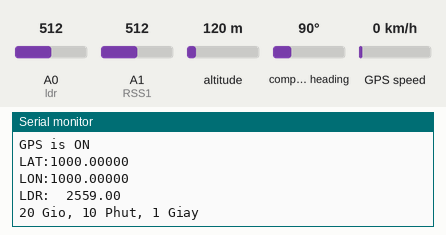
Recording of a sketch running on a simulated Arduino Uno, built for the host (arithmetic inside an expression is 32-bit, double 64-bit). On the bench: the last lines printed to the serial monitor. The inputs (shaded band) are chosen by the test bench; at power-on: A0 (ldr) = 512, A1 (RSS1) = 512, altitude 120 m, compass heading 90°, GPS speed 0 km/h. The local clock reads 2024-03-15 10:24:30 at power-on unless the sketch sets it; random numbers use the default seed unless the sketch sets one; the GPS gets a fix after 3 s at 37.7749, -122.4194 with 8 satellites.

Above: at 1.2 s.
1.3 s: A0 (ldr) set to 306
At 2.9 s:
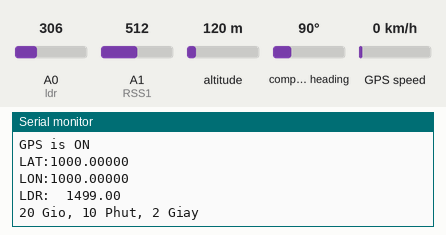
4.6 s: A0 (ldr) set to 40
At 5.5 s:
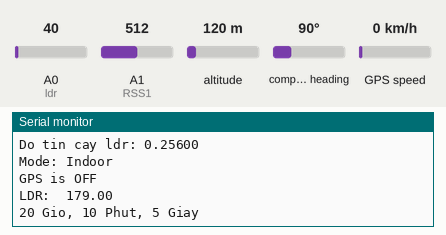
Timing chart, 0 to 7.6 s (numbered marks = the images above; inputs shaded):
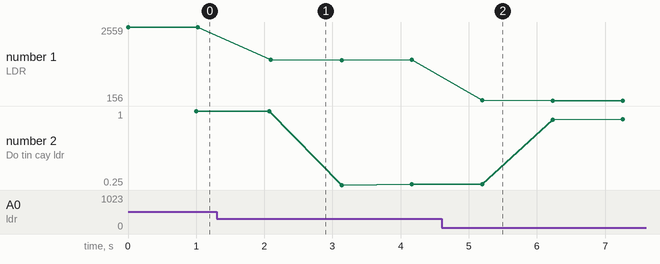

Measured:
- after the input at 1.3 s, the serial monitor: prints a new line after 0.79 s (image 1)
- after the input at 4.6 s, the serial monitor: prints a new line after 0.60 s (image 2)
- plotted number 1: 2559 → 1488 after the input at 1.3 s, 1488 → 190 after the input at 4.6 s
- plotted number 2: 1 → 0.26 after the input at 1.3 s, 0.26 → 0.91 after the input at 4.6 s

The sketch:

ldr_test.ino
```cpp
#include <LiquidCrystal.h>
#include <Wire.h>
#include <LiquidCrystal_I2C.h>
#include <TinyGPS.h>
#include <DS3231.h>
DS3231 rtc(SDA, SCL);
Time t;
TinyGPS gps;
int ldr = A0;//chân analog kết nối LDR
int RSS1 = A1; // cuong do tin hieu nhan duoc cua cot song 1
int RSS2 = A2; // cuong do tin hieu nhan duoc cua cot song 2
int RSS3 = A3; // cuong do tin hieu nhan duoc cua cot song 3

void setup()
{
  Serial.begin(9600);

  rtc.begin();
  rtc.setDOW(TUESDAY);     // Set Day-of-Week to SUNDAY
  rtc.setTime(20, 10, 0);     // Set the time to 12:00:00 (24hr format)
  rtc.setDate(14, 12, 2021);

  pinMode(ldr, INPUT);
  pinMode(RSS1, INPUT);
  pinMode(RSS2, INPUT);
  pinMode(RSS3, INPUT);
}

void loop()
{
  bool availabled = false;
  bool newData = false;
  bool kq_ldr, kq_rss;
  unsigned long chars;
  unsigned short sentences, failed;
  float cl;
  unsigned short  RSSValue1, RSSValue_temp1;
  unsigned short  RSSValue2, RSSValue_temp2;
  unsigned short  RSSValue3, RSSValue_temp3;
  signed int i, different1,different2,different3;
  float cc,cc1,cc2,sl_indoor, sl_outdoor;


  float ldrValue = 5 * analogRead(ldr)-random(1,50);
  Serial.print("LDR:  ");Serial.println(ldrValue);

  t = rtc.getTime();
  Serial.print(t.hour);
  Serial.print(" Gio, ");
  Serial.print(t.min);
  Serial.print(" Phut, ");
  Serial.print(t.sec);
  Serial.print(" Giay ");
  Serial.println(" ");

  //-----------------------------------------------------------------
  // For one second we parse GPS data and report some key values
  for (unsigned long start = millis(); millis() - start < 1000;)
  {
    if (Serial.available() > 0)
    {
      char c = Serial.read();
      if (gps.encode(c))  availabled = true;
    }
  }
//ldr resuls

        if (ldrValue > 2000)
        {
          //Serial.println("Mode outdoor GPS app ON");
          //Serial.print  ("Light values is:  "); Serial.println(ldrValue);
          //if (availabled == 1) newData = true;
          cl=1;
          kq_ldr =0;//do tin cay cua ldr la do tin cay ngoai troi
//          Serial.print("Do tin cay ldr: ");Serial.println(cl);
        }
        else
        {
          if(t.hour >=8 && t.hour<=17)
          {
            //Serial.println("Indoor");
            //Serial.print  ("Light values is :  "); Serial.println(ldrValue);
            cl=1;
            kq_ldr =1;//do tin cay cua ldr la do tin cay trong nha
            //newData = false;
//            Serial.print("Do tin cay ldr: ");Serial.println(cl);
          }
          else
          {
            if(ldrValue > 50 )
            {
              //Serial.println("Indoor");
              cl = (2000-ldrValue)/2000;
              kq_ldr =1;//do tin cay cua ldr la do tin cay trong nha
//              Serial.print("Do tin cay ldr: ");Serial.println(cl,5);
             }
             else
              {
                //Serial.println("Outdoor");
                cl = (50 - ldrValue)/50;
                kq_ldr =0;//do tin cay cua ldr la do tin cay ngoai troi
//                Serial.print("Do tin cay ldr: ");Serial.println(cl);
            }
          }
        }
               //RSS simulation
  if(t.sec%10==0)
  {
    {int RSSValue1 = analogRead(RSS1);
    if (RSSValue_temp1 != RSSValue1)
      {different1 = RSSValue_temp1 - RSSValue1;}
    RSSValue_temp1 = RSSValue1;
    if(different1>0)
      {
        kq_rss = 0;
        cc=0.8;
      }
     else
     {
        kq_rss = 1;
        cc=0.8;
     }
    }
  }

//  if(cc1>cc2) {cc = cc1; kq_rss = 1;}//do tin cay cua RSS la do tin cay trong nha
//  else  {cc = cc2; kq_rss =0;}//o tin cay cua RSS la do tin cay ngoai troi
//----------------------------------------------------
  if(availabled==true)
  {
    if(cl>cc)
    {
      newData = kq_ldr;

      }
    else
    {
      newData = kq_rss;
      }
    }

        if (kq_ldr==0)
        {
           float flat, flon;
           unsigned long age;
           gps.f_get_position(&flat, &flon, &age);
           Serial.print("Do tin cay ldr: ");Serial.println(cl,5);

           Serial.println("Mode: Outdoor");
           Serial.println("GPS is ON");
           Serial.print("LAT:"); Serial.println(flat, 5);
           Serial.print("LON:"); Serial.println(flon, 5);
        }
        else
        {
        Serial.print("Do tin cay ldr: ");Serial.println(cl,5);

        Serial.println("Mode: Indoor");
        Serial.println("GPS is OFF");
        }
        gps.stats(&chars, &sentences, &failed);
        Serial.println();
}
```
